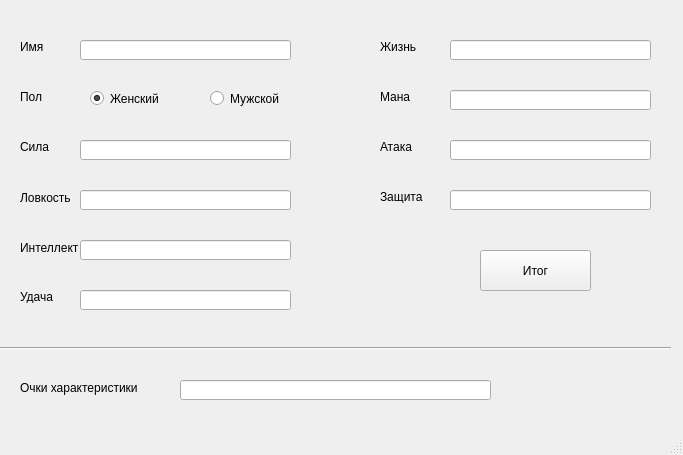
<?xml version="1.0" encoding="UTF-8"?>
<ui version="4.0">
 <class>MainWindow</class>
 <widget class="QMainWindow" name="MainWindow">
  <property name="geometry">
   <rect>
    <x>0</x>
    <y>0</y>
    <width>683</width>
    <height>455</height>
   </rect>
  </property>
  <property name="windowTitle">
   <string>MainWindow</string>
  </property>
  <widget class="QWidget" name="centralwidget">
   <widget class="QRadioButton" name="radioButtonFemale">
    <property name="geometry">
     <rect>
      <x>90</x>
      <y>90</y>
      <width>82</width>
      <height>17</height>
     </rect>
    </property>
    <property name="focusPolicy">
     <enum>Qt::ClickFocus</enum>
    </property>
    <property name="text">
     <string>Женский</string>
    </property>
    <property name="checked">
     <bool>true</bool>
    </property>
   </widget>
   <widget class="QRadioButton" name="radioButtonMale">
    <property name="geometry">
     <rect>
      <x>210</x>
      <y>90</y>
      <width>82</width>
      <height>17</height>
     </rect>
    </property>
    <property name="focusPolicy">
     <enum>Qt::ClickFocus</enum>
    </property>
    <property name="text">
     <string>Мужской</string>
    </property>
   </widget>
   <widget class="QLabel" name="labelName">
    <property name="geometry">
     <rect>
      <x>20</x>
      <y>40</y>
      <width>47</width>
      <height>13</height>
     </rect>
    </property>
    <property name="text">
     <string>Имя</string>
    </property>
   </widget>
   <widget class="QLabel" name="labelSex">
    <property name="geometry">
     <rect>
      <x>20</x>
      <y>90</y>
      <width>47</width>
      <height>13</height>
     </rect>
    </property>
    <property name="text">
     <string>Пол</string>
    </property>
   </widget>
   <widget class="QLabel" name="labelPower">
    <property name="geometry">
     <rect>
      <x>20</x>
      <y>140</y>
      <width>47</width>
      <height>13</height>
     </rect>
    </property>
    <property name="text">
     <string>Сила</string>
    </property>
   </widget>
   <widget class="QLabel" name="labelLovk">
    <property name="geometry">
     <rect>
      <x>20</x>
      <y>190</y>
      <width>51</width>
      <height>16</height>
     </rect>
    </property>
    <property name="text">
     <string>Ловкость</string>
    </property>
   </widget>
   <widget class="QLabel" name="labelMind">
    <property name="geometry">
     <rect>
      <x>20</x>
      <y>240</y>
      <width>61</width>
      <height>16</height>
     </rect>
    </property>
    <property name="text">
     <string>Интеллект</string>
    </property>
   </widget>
   <widget class="QLabel" name="labelLuck">
    <property name="geometry">
     <rect>
      <x>20</x>
      <y>290</y>
      <width>47</width>
      <height>13</height>
     </rect>
    </property>
    <property name="text">
     <string>Удача</string>
    </property>
   </widget>
   <widget class="QLineEdit" name="lineEditName">
    <property name="geometry">
     <rect>
      <x>80</x>
      <y>40</y>
      <width>211</width>
      <height>20</height>
     </rect>
    </property>
    <property name="maxLength">
     <number>20</number>
    </property>
   </widget>
   <widget class="QLineEdit" name="lineEditPow">
    <property name="geometry">
     <rect>
      <x>80</x>
      <y>140</y>
      <width>211</width>
      <height>20</height>
     </rect>
    </property>
    <property name="maxLength">
     <number>2</number>
    </property>
   </widget>
   <widget class="QLineEdit" name="lineEditLovk">
    <property name="geometry">
     <rect>
      <x>80</x>
      <y>190</y>
      <width>211</width>
      <height>20</height>
     </rect>
    </property>
    <property name="maxLength">
     <number>2</number>
    </property>
   </widget>
   <widget class="QLineEdit" name="lineEditMind">
    <property name="geometry">
     <rect>
      <x>80</x>
      <y>240</y>
      <width>211</width>
      <height>20</height>
     </rect>
    </property>
    <property name="maxLength">
     <number>2</number>
    </property>
   </widget>
   <widget class="QLineEdit" name="lineEditLuck">
    <property name="geometry">
     <rect>
      <x>80</x>
      <y>290</y>
      <width>211</width>
      <height>20</height>
     </rect>
    </property>
    <property name="maxLength">
     <number>2</number>
    </property>
   </widget>
   <widget class="QLabel" name="labelLife">
    <property name="geometry">
     <rect>
      <x>380</x>
      <y>40</y>
      <width>47</width>
      <height>13</height>
     </rect>
    </property>
    <property name="text">
     <string>Жизнь</string>
    </property>
   </widget>
   <widget class="QLabel" name="labelMana">
    <property name="geometry">
     <rect>
      <x>380</x>
      <y>90</y>
      <width>47</width>
      <height>13</height>
     </rect>
    </property>
    <property name="text">
     <string>Мана</string>
    </property>
   </widget>
   <widget class="QLabel" name="labelAtack">
    <property name="geometry">
     <rect>
      <x>380</x>
      <y>140</y>
      <width>47</width>
      <height>13</height>
     </rect>
    </property>
    <property name="text">
     <string>Атака</string>
    </property>
   </widget>
   <widget class="QLabel" name="labelProtect">
    <property name="geometry">
     <rect>
      <x>380</x>
      <y>190</y>
      <width>47</width>
      <height>13</height>
     </rect>
    </property>
    <property name="text">
     <string>Защита</string>
    </property>
   </widget>
   <widget class="QLabel" name="labelRes">
    <property name="geometry">
     <rect>
      <x>20</x>
      <y>380</y>
      <width>131</width>
      <height>16</height>
     </rect>
    </property>
    <property name="text">
     <string>Очки характеристики</string>
    </property>
   </widget>
   <widget class="QLineEdit" name="lineEditLife">
    <property name="geometry">
     <rect>
      <x>450</x>
      <y>40</y>
      <width>201</width>
      <height>20</height>
     </rect>
    </property>
    <property name="tabletTracking">
     <bool>true</bool>
    </property>
    <property name="focusPolicy">
     <enum>Qt::NoFocus</enum>
    </property>
    <property name="maxLength">
     <number>2</number>
    </property>
    <property name="readOnly">
     <bool>true</bool>
    </property>
   </widget>
   <widget class="QLineEdit" name="lineEditMana">
    <property name="geometry">
     <rect>
      <x>450</x>
      <y>90</y>
      <width>201</width>
      <height>20</height>
     </rect>
    </property>
    <property name="focusPolicy">
     <enum>Qt::NoFocus</enum>
    </property>
    <property name="maxLength">
     <number>2</number>
    </property>
    <property name="readOnly">
     <bool>true</bool>
    </property>
   </widget>
   <widget class="QLineEdit" name="lineEditAtack">
    <property name="geometry">
     <rect>
      <x>450</x>
      <y>140</y>
      <width>201</width>
      <height>20</height>
     </rect>
    </property>
    <property name="focusPolicy">
     <enum>Qt::NoFocus</enum>
    </property>
    <property name="maxLength">
     <number>2</number>
    </property>
    <property name="readOnly">
     <bool>true</bool>
    </property>
   </widget>
   <widget class="QLineEdit" name="lineEditProtect">
    <property name="geometry">
     <rect>
      <x>450</x>
      <y>190</y>
      <width>201</width>
      <height>20</height>
     </rect>
    </property>
    <property name="focusPolicy">
     <enum>Qt::NoFocus</enum>
    </property>
    <property name="maxLength">
     <number>2</number>
    </property>
    <property name="readOnly">
     <bool>true</bool>
    </property>
   </widget>
   <widget class="QLineEdit" name="lineEditRes">
    <property name="geometry">
     <rect>
      <x>180</x>
      <y>380</y>
      <width>311</width>
      <height>20</height>
     </rect>
    </property>
    <property name="focusPolicy">
     <enum>Qt::NoFocus</enum>
    </property>
    <property name="readOnly">
     <bool>true</bool>
    </property>
   </widget>
   <widget class="Line" name="line">
    <property name="geometry">
     <rect>
      <x>0</x>
      <y>340</y>
      <width>671</width>
      <height>16</height>
     </rect>
    </property>
    <property name="orientation">
     <enum>Qt::Horizontal</enum>
    </property>
   </widget>
   <widget class="QPushButton" name="pushButtonRes">
    <property name="enabled">
     <bool>true</bool>
    </property>
    <property name="geometry">
     <rect>
      <x>480</x>
      <y>250</y>
      <width>111</width>
      <height>41</height>
     </rect>
    </property>
    <property name="tabletTracking">
     <bool>true</bool>
    </property>
    <property name="focusPolicy">
     <enum>Qt::NoFocus</enum>
    </property>
    <property name="text">
     <string>Итог</string>
    </property>
   </widget>
  </widget>
  <widget class="QMenuBar" name="menubar">
   <property name="geometry">
    <rect>
     <x>0</x>
     <y>0</y>
     <width>683</width>
     <height>21</height>
    </rect>
   </property>
  </widget>
  <widget class="QStatusBar" name="statusbar"/>
 </widget>
 <tabstops>
  <tabstop>lineEditName</tabstop>
  <tabstop>radioButtonMale</tabstop>
  <tabstop>lineEditPow</tabstop>
  <tabstop>lineEditLovk</tabstop>
  <tabstop>lineEditMind</tabstop>
  <tabstop>lineEditLuck</tabstop>
  <tabstop>radioButtonFemale</tabstop>
 </tabstops>
 <resources/>
 <connections/>
</ui>
